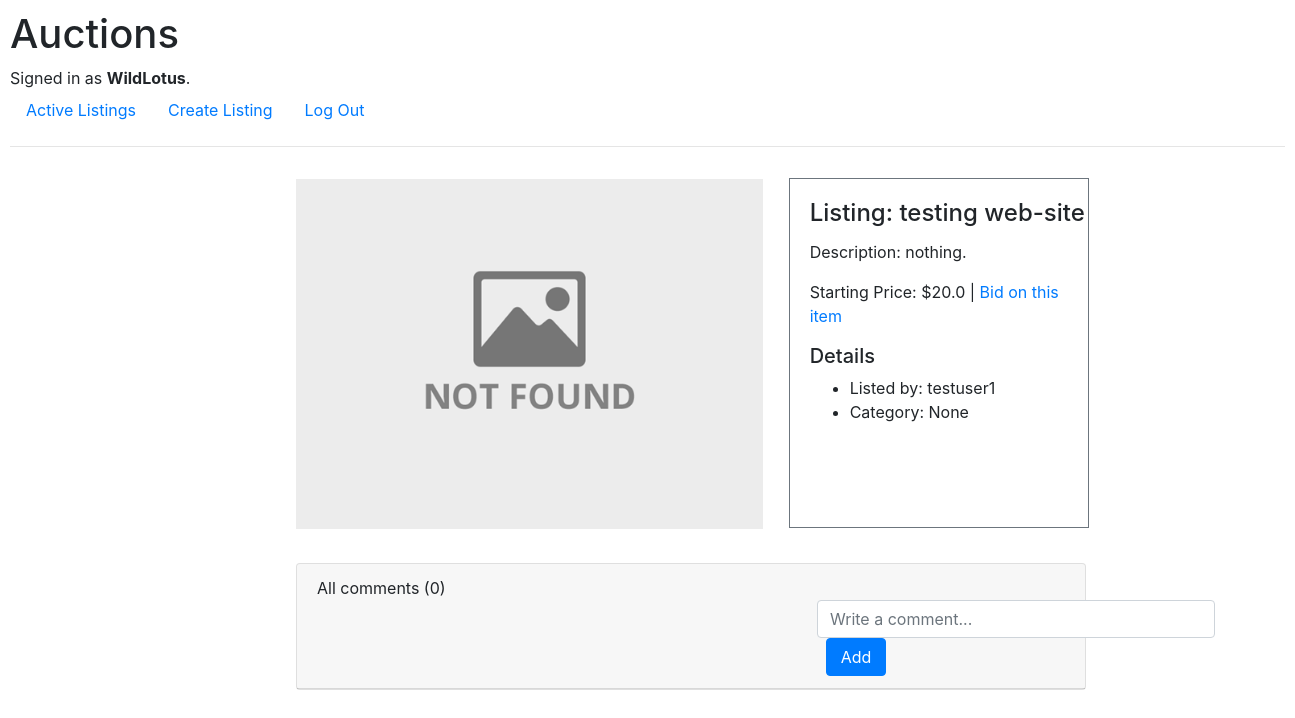
Page /9 (signed in) on the committed database.
### auctions/models.py (models this page shows, shortened)
class User(AbstractUser):
    pass

class Listing(models.Model):
    title = models.CharField(max_length=64)
    description = models.TextField(null=True)
    image_url = URLField(max_length=255, blank=True)
    starting_bid = models.FloatField(null=True)
    date = models.DateTimeField(auto_now_add=True, null=True)
    current_bid = models.FloatField(null=True, blank=True)
    category = models.ForeignKey(Category, on_delete=models.CASCADE, null=True, blank=True)
    active = models.BooleanField(default=True)
    buyer = models.ForeignKey(User, on_delete=models.PROTECT, related_name='buyer', null=True, blank=True)
    author = models.ForeignKey(User, on_delete=models.PROTECT, null=True)
    watchers = models.ManyToManyField(User, blank=True, related_name="watched_listings")

### auctions/views.py (the view)
# urls.py: path('<int:listing_id>', views.listing, name="listing"),
def listing(request, listing_id):
    if not request.user.is_authenticated:
        return HttpResponseRedirect(reverse('login'))
    listing = Listing.objects.get(pk=listing_id)
    comments = Comment.objects.filter(listing=listing)
    comment_count = comments.count()
    if request.user in listing.watchers.all():
        listing.is_watched = True
    else:
        listing.is_watched = False
    return render(request, "auctions/listing.html", {
        "listing": listing,
        "comments": listing.comments.all(),
        "comment_count": comment_count,
        "comment_form": NewCommentForm(),
        "in_watchlist": listing.is_watched
    })

### auctions/forms.py
class NewCommentForm(ModelForm):
    def __init__(self, *args, **kwargs):
        super(NewCommentForm, self).__init__(*args, **kwargs)
        self.fields['comment'].widget.attrs = {'class':'form-control', 'placeholder': 'Write a comment...',}
        self.fields['comment'].label = ''
        self.fields['comment'].widget.attrs['style'] = 'width: 398px'
    class Meta:
        model = Comment
        fields = ['comment']

### auctions/templates/auctions/listing.html (shortened to what this page needs)
{% extends "auctions/layout.html"%}
{% block body %}
<div class="wrapper" style="height: 390px;">
    <div class="row" style="height: 500px; padding: 0 20px; margin-left: 250px;">
        <div class="col-xs-4">
            {% if listing.image_url %}
            <img src="{{ listing.image_url }}" alt="Card image cap"
                style="width: 370px; height: 352px; margin-top: 14px;">
            {% else %}
            <div class="p-3">
                <img src="static/auctions/not-found.png" alt="No-image" style="height: 350px;">
            </div>
            {% endif %}
        </div>
        <div class="col-xs-4 border border-secondary" id="detail"
            style="padding-left: 20px; width: 300px; height: 350px; margin-top: 15px; padding-top: 20px; margin-left: 10px; display: inline-block;">
            <h4 class="card-title">Listing: {{ listing.title }}</h4>
            <p class="card-text">Description: {{ listing.description }}</p>
            <p class="card-text">Starting Price: ${{ listing.starting_bid }}
                {% if listing.active and listing.author != user %}
                | <a href="{% url 'bid' listing.id %}">Bid on this item</a></p>
                {% endif %}
            <h5>Details</h5>
            <ul>
                <li>Listed by: {{ listing.author }}</li>
                <li>Category: {{ listing.category }}</li>
            </ul>
        </div>
    </div>
</div>
<div class="card" style="width: 790px; margin-left: 286px; margin-top: 10px;">
    <div class="card-header">All comments ({{ comment_count }})<div class="comment-form"
            style="margin-left: 500px; width: 468px; display: flex;">
            {% if user.is_authenticated %}
            <div style="flex: 1;">
                <form action="{% url 'comment' listing.id %}" method="POST">
                    {{ comment_form }}
                    <div style="flex: 1">
                        <button type="submit" class="btn btn-primary"
                            style="width: 60px; margin-left: 9px;">Add</button>
                    </div>
                </form>
            </div>
            {% endif %}
        </div>
    </div>
</div>
{% endblock %}

### auctions/templates/auctions/layout.html (shortened to what this page needs)
{% load static %}
{% load widget_tweaks %}
<!DOCTYPE html>
<html lang="en">
    <head>
        <link rel="stylesheet" href="https://stackpath.bootstrapcdn.com/bootstrap/4.4.1/css/bootstrap.min.css">
        <link href="{% static 'auctions/styles.css' %}" rel="stylesheet">
        <link rel="stylesheet" href="{% static 'auctions/listing.html' %}">
    </head>
    <body>
        <h1>Auctions</h1>
        <div>
            {% if user.is_authenticated %}
                Signed in as <strong>{{ user.username }}</strong>.
            {% else %}
                Not signed in.
            {% endif %}
        </div>
        <ul class="nav">
            <li class="nav-item">
                <a class="nav-link" href="{% url 'index' %}">Active Listings</a>
            </li>
            <li class="nav-item">
                <a class="nav-link" href="{% url 'new' %}">Create Listing</a>
            </li>
            {% if user.is_authenticated %}
                <li class="nav-item">
                    <a class="nav-link" href="{% url 'logout' %}">Log Out</a>
                </li>
            {% endif %}
        </ul>
        <hr>
        {% block body %}
        {% endblock %}
    </body>
</html>

### auctions/static/auctions/styles.css (style rules this page uses)
body { padding: 10px; }

### rows in the picture
User: username "WildLotus"
Listing: title "testing web-site", description "nothing.", starting_bid "20.0", author "testuser1", category "None"

### other values in the picture
{{ comment_count }} "0"
